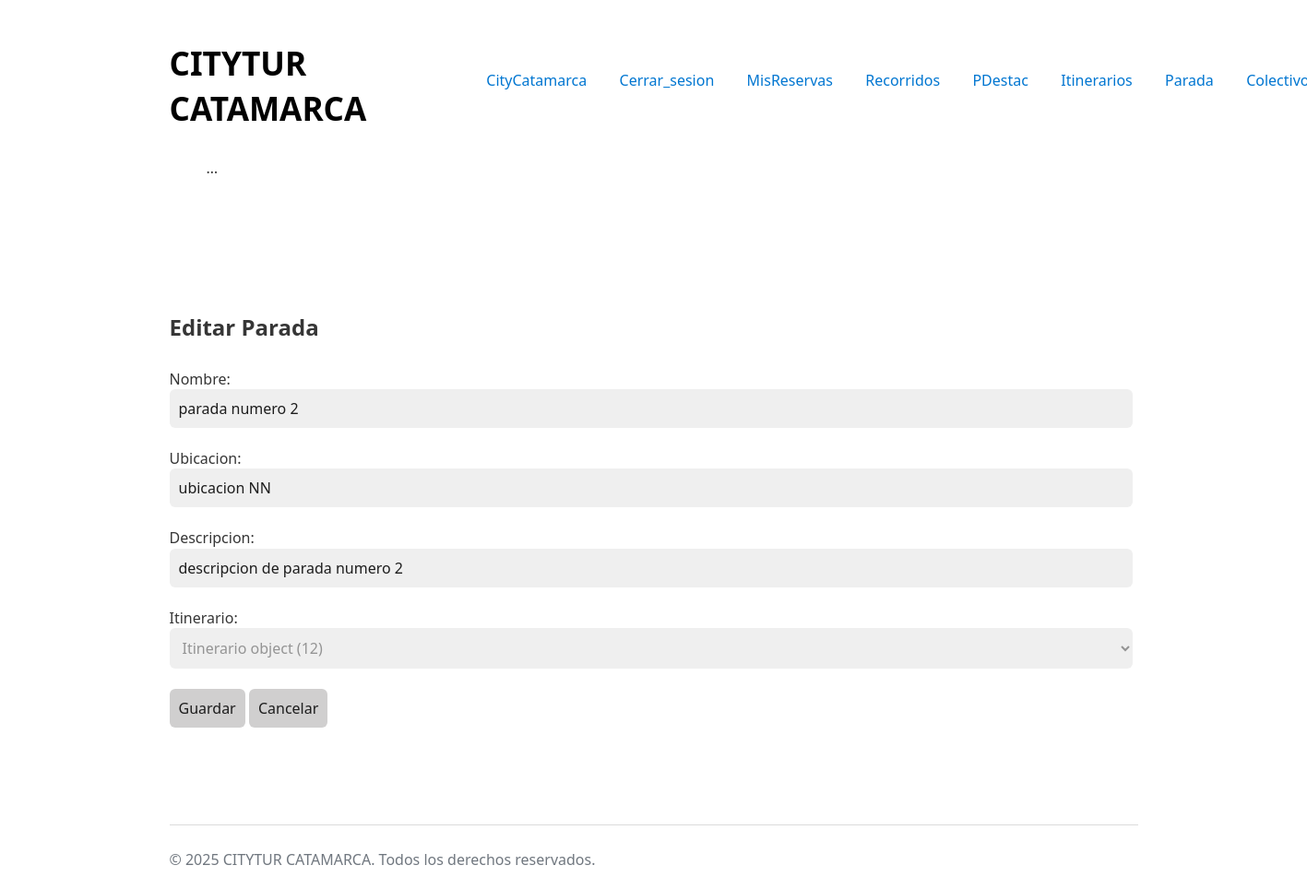
Screenshot of /itinerarios/editar_parada/2/ (signed in) with the database file from the repository.
### itinerarios/models.py (models this page shows)
class Parada(models.Model):
    nombre = models.CharField(max_length= 50)
    ubicacion = models.CharField(max_length= 50)
    descripcion = models.CharField(max_length= 200)
    itinerario = models.ForeignKey(Itinerario, on_delete= models.CASCADE)

### itinerarios/views.py (the view)
# urls.py: path('editar_parada/<int:pk>/', views.editar_parada, name= 'parada_editar'),
@login_required(login_url='usuarios:login')
def editar_parada(request, pk):
    obj = get_object_or_404(Parada, pk=pk)
    if request.method == 'POST':
        form = ParadaForm(request.POST, instance=obj)
        if form.is_valid():
            form.save()
            return redirect('itinerarios:parada_listar')
        else:
            return render(request, 'parada_editar.html', {'form': form, 'obj': obj})
    else:
        form = ParadaForm(instance=obj)
        return render(request, 'parada_editar.html', {'form': form, 'obj': obj})

### itinerarios/forms.py
class ParadaForm(forms.ModelForm):
    class Meta:
        model = Parada
        fields = [
            'nombre',
            'ubicacion',
            'descripcion',
            'itinerario'
        ]

### itinerarios/templates/parada_editar.html (shortened to what this page needs)
{% extends 'base.html' %}
{% block body_id %}colectivo_form{% endblock %}
{% block content %}
<main id="main-form">
    <h2>Editar Parada {{ parada.nombre }}</h2>
    <form method="post" enctype="multipart/form-data">
        {{ form.as_p }}
        <div class="actions">
            <button type="submit" class="btn">Guardar</button>
            <a class="btn btn-secondary" href="{% url 'itinerarios:parada_listar' %}"><button>Cancelar</button></a>
        </div>
    </form>
</main>
{% endblock %}
{% block footer_script %}
    {{ block.super }}
{% endblock %}

### core/static/css/styles.css (style rules this page uses)
:root { --background-body: #fff; --background: #efefef; --background-alt: #f7f7f7; --selection: #9e9e9e; --text-main: #363636; --text-bright: #000; --text-muted: #70777f; --links: #0076d1; --focus: #0096bfab; --border: #dbdbdb; --button-base: #d0cfcf; --button-hover: #9b9b9b; --scrollbar-thumb: rgb(170, 170, 170); --scrollbar-thumb-hover: var(--button-hover); --form-placeholder: #949494; --form-text: #1d1d1d; }
html { scrollbar-color: #040a0f #202b38; scrollbar-color: var(--scrollbar-thumb) var(--background-body); scrollbar-width: thin; }
body { font-family: system-ui, -apple-system, BlinkMacSystemFont, 'Segoe UI', 'Roboto', 'Oxygen', 'Ubuntu', 'Cantarell', 'Fira Sans', 'Droid Sans', 'Helvetica Neue', 'Segoe UI Emoji', 'Apple Color Emoji', 'Noto Color Emoji', sans-serif; line-height: 1.4; max-width: 1050px; margin: 20px auto; padding: 0 10px; word-wrap: break-word; color: #363636; color: var(--text-main); background: #fff; background: var(--background-body); text-rendering: optimizeLegibility; }
button { color: #1d1d1d; color: var(--form-text); background-color: #d0cfcf; background-color: var(--button-base); font-family: inherit; font-size: inherit; padding-right: 30px; padding-left: 30px; padding: 10px; border: none; border-radius: 6px; outline: none; }
input { color: #1d1d1d; color: var(--form-text); background-color: #efefef; background-color: var(--background); font-family: inherit; font-size: inherit; margin-right: 6px; margin-bottom: 6px; padding: 10px; border: none; border-radius: 6px; outline: none; }
select { color: var(--form-placeholder); background-color: var(--background); font-family: inherit; font-size: inherit; margin-right: 6px; margin-bottom: 6px; padding: 10px; border: none; border-radius: 6px; outline: none; }
h1, h2, h3, h4, h5, h6 { margin-bottom: 12px; margin-top: 24px; }
a { text-decoration: none; color: var(--links); }
main { padding-top: 10%; padding-bottom: 10%; }
#main-form { display: flex; flex-direction: column; }

### itinerarios/templates/parada_editar.html (style rules this page uses)
p { display: flex; flex-direction: column; }

### rows the page displays
Parada: nombre "parada numero 2", ubicacion "ubicacion NN", descripcion "descripcion de parada numero 2", itinerario "Itinerario object (12)"
